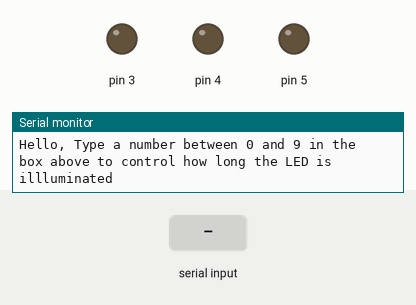
Simulated run of this sketch. Board: Arduino Leonardo, built with avr-gcc and run on an emulated ATmega32U4. Parts: output pins drawn as LEDs (lit = HIGH), the last lines printed to the serial monitor. The inputs (shaded band) are chosen by the test bench. EEPROM starts erased.

Above: at 1.2 s.
1.3 s: "200\n" received over Serial
At 1.9 s:
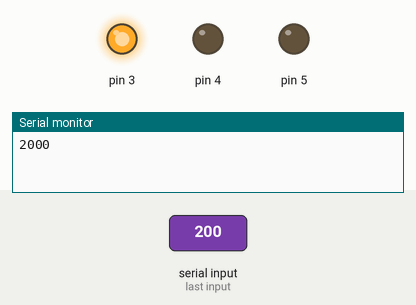
4.3 s: "90,45\n" received over Serial
At 5.4 s:
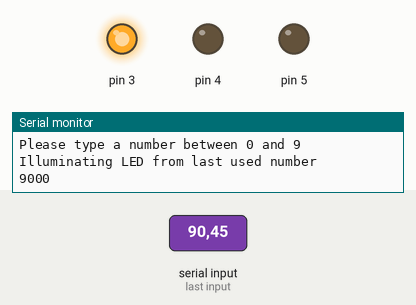
Timing chart, 0 to 7.3 s (numbered marks = the images above; inputs shaded):
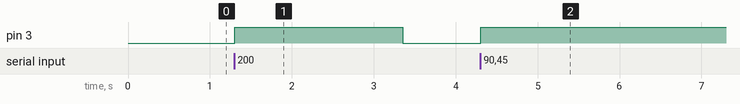

Measured:
- after the input at 1.3 s, pin 3: LOW → HIGH at once, → LOW 2.0 s later
- after the input at 4.3 s, pin 3: LOW → HIGH at once

The sketch:

keyboard_input.ino
```cpp
#include <Keyboard.h>
#include <EEPROM.h>
const byte address = 0;
int lightTime = 0;
String keyInput;

void setup() {
  Serial.begin(9600);
  pinMode(3,OUTPUT);
  pinMode(4,OUTPUT);
  pinMode(5,OUTPUT);
  Serial.println("Hello, Type a number between 0 and 9 in the box above to control how long the LED is illluminated");
}

void loop() {
  if(Serial.available() > 0){
    keyInput = Serial.read();
    lightTime = keyInput.toInt()-48;//converts it to the ASCII value, 0 being 48, 9 being 57

    if(lightTime != 0 && lightTime != 1 && lightTime != 2 && lightTime != 3 && lightTime != 4 && lightTime != 5 && lightTime != 6 && lightTime != 7 && lightTime != 8 && lightTime != 9){
      Serial.println("Please type a number between 0 and 9");
      Serial.println("Illuminating LED from last used number");
      //Serial.println(lightTime);
      lightTime = lightTime*1000;
      digitalWrite(3, HIGH);
      EEPROM.get(address,lightTime);
      delay(lightTime);
      digitalWrite(3,LOW);
    }
    else {
      lightTime = keyInput.toInt()-48;//converts it to the ASCII value, 0 being 48, 9 being 57
      lightTime = lightTime*1000;
      EEPROM.put(address, lightTime);
      Serial.println(lightTime);
      digitalWrite(3,HIGH);

      delay(lightTime);
      digitalWrite(3,LOW);
    }


  }

}
```
